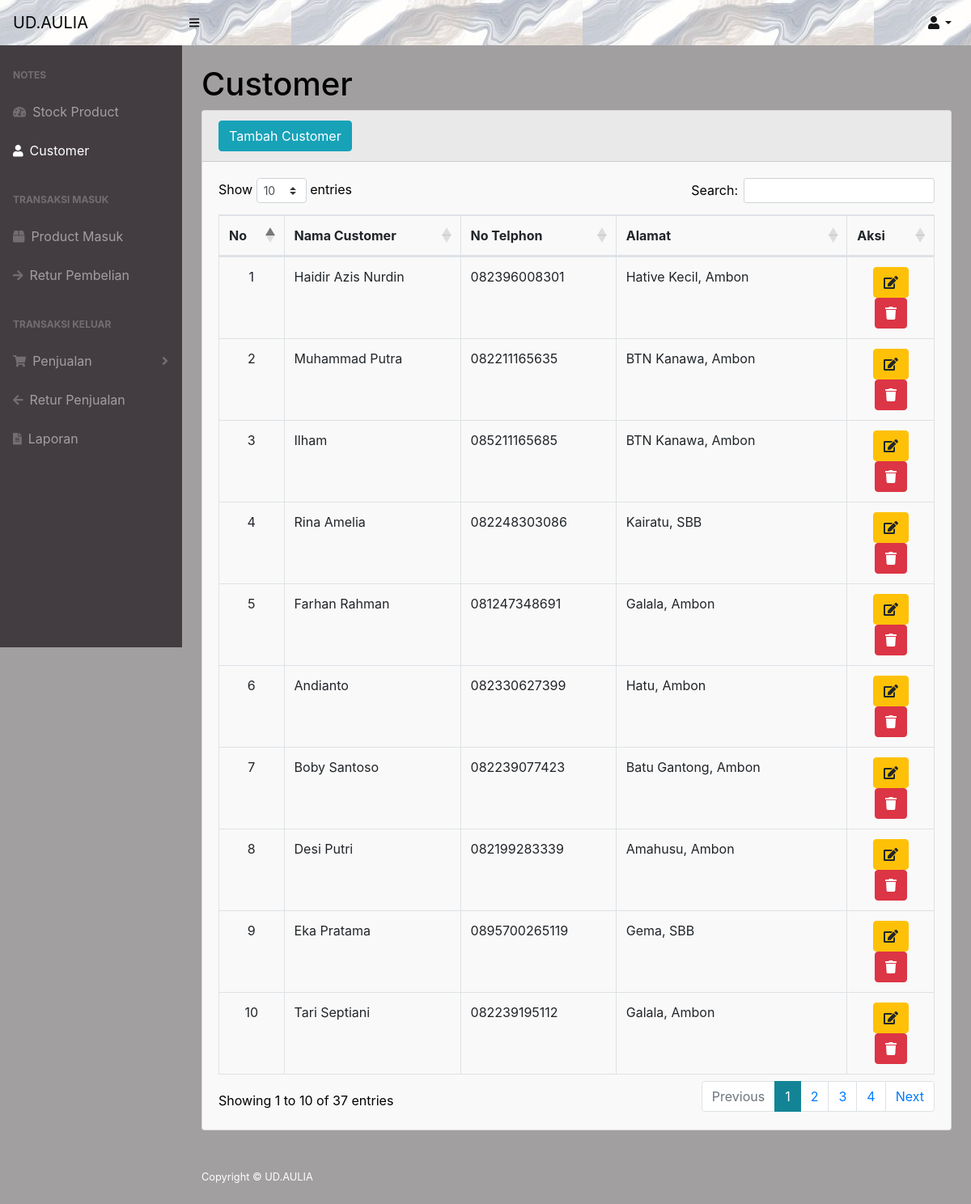
Page /customer.php (signed in) on the committed database.
### tables this page shows
CREATE TABLE `customer` (
  `idcustomer` int(11) NOT NULL,
  `namacustomer` varchar(50) NOT NULL,
  `notelphon` varchar(20) NOT NULL,
  `alamat` varchar(25) NOT NULL,
  `status_customer` tinyint(1) DEFAULT 1
);

### customer.php (the view, shortened to what this page needs)
<?php
require 'functionmasuk.php';
?>
<!DOCTYPE html>
<html lang="en">
<head>
    <link href="css/styles.css" rel="stylesheet" />
    <link href="https://cdn.datatables.net/1.10.20/css/dataTables.bootstrap4.min.css" rel="stylesheet" />
</head>
<body class="sb-nav-fixed">
    <nav class="sb-topnav navbar navbar-expand navbar-dark bg-dark">
        <a class="navbar-brand" href="index.php">UD.AULIA</a>
        <button class="btn btn-link btn-sm order-1 order-lg-0" id="sidebarToggle" href="#"><i class="fas fa-bars"></i></button>
        <ul class="navbar-nav ml-auto ml-md-6">
            <li class="nav-item dropdown">
                <a class="nav-link dropdown-toggle" id="userDropdown" href="#" role="button" data-toggle="dropdown" aria-haspopup="true" aria-expanded="false"><i class="fas fa-user fa-fw"></i></a>
            </li>
        </ul>
    </nav>
    <div id="layoutSidenav">
        <div id="layoutSidenav_nav">
            <nav class="sb-sidenav accordion sb-sidenav-dark" id="sidenavAccordion">
                <div class="sb-sidenav-menu">
                    <div class="nav">
                        <div class="sb-sidenav-menu-heading">Notes</div>
                        <a class="nav-link" href="index.php">
                            <div class="sb-nav-link-icon"><i class="fas fa-tachometer-alt"></i></div>
                            Stock Product
                        </a>
                        <a class="nav-link" href="customer.php">
                            <div class="sb-nav-link-icon"><i class="fas fa-user"></i></div>
                            Customer
                        </a>
                        <div class="sb-sidenav-menu-heading">Transaksi Masuk</div>
                        <a class="nav-link" href="masuk.php">
                            <div class="sb-nav-link-icon"><i class="fas fa-box"></i></div>
                            Product Masuk
                        </a>
                        <a class="nav-link" href="returkembali.php">
                            <div class="sb-nav-link-icon"><i class="fas fa-arrow-right"></i></div>
                            Retur Pembelian
                        </a>
                        <div class="sb-sidenav-menu-heading">Transaksi Keluar</div>
                        <a class="nav-link collapsed" href="#" data-toggle="collapse" data-target="#collapseLayouts" aria-expanded="false" aria-controls="collapseLayouts">
                            <div class="sb-nav-link-icon"><i class="fas fa-shopping-cart"></i></div>
                            Penjualan
                            <div class="sb-sidenav-collapse-arrow"><i class="fas fa-angle-down"></i></div>
                        </a>
                        <a class="nav-link" href="returjual.php">
                            <div class="sb-nav-link-icon"><i class="fas fa-arrow-left"></i></div>
                            Retur Penjualan
                        </a>
                        <a class="nav-link" href="laporan.php">
                            <div class="sb-nav-link-icon"><i class="fas fa-file-alt"></i></div>
                            Laporan
                        </a>
                    </div>
                </div>
            </nav>
        </div>
        <div id="layoutSidenav_content">
            <main>
                <div class="container-fluid">
                    <h1 class="mt-4">Customer</h1>
                    <div class="card mb-4">
                        <div class="card-header">
                            <button type="button" class="btn btn-info" data-toggle="modal" data-target="#myModal">
                                Tambah Customer
                            </button>
                        </div>
                        <div class="card-body">
                            <div class="table-responsive">
                                <table class="table table-bordered" id="dataTable" width="100%" cellspacing="0">
                                    <thead>
                                        <tr>
                                            <th>No</th>
                                            <th>Nama Customer</th>
                                            <th>No Telphon</th>
                                            <th>Alamat</th>
                                            <th>Aksi</th>
                                        </tr>
                                    </thead>
                                    <tbody>
                                        <?php
                                        $ambildatacustomer = mysqli_query($conn, "SELECT * FROM customer WHERE status_customer = 1");
                                        $i = 1;
                                        while ($data = mysqli_fetch_array($ambildatacustomer)) {
                                            $namacustomer = $data['namacustomer'];
                                            $alamat = $data['alamat'];
                                            $not = $data['notelphon'];
                                            $idc = $data['idcustomer'];
                                        ?>
                                            <tr>
                                                <td align="center"><?= $i++; ?></td>
                                                <td><?= $namacustomer; ?></td>
                                                <td><?= $not; ?></td>
                                                <td><?= $alamat; ?></td>
                                                <td align="center">
                                                    <button type="button" class="btn btn-warning" data-toggle="modal" data-target="#edit<?= $idc; ?>">
                                                        <i class="fas fa-edit"></i>
                                                    </button>
                                                    <button type="button" class="btn btn-danger" data-toggle="modal" data-target="#delete<?= $idc; ?>">
                                                        <i class="fas fa-trash"></i>
                                                    </button>
                                                </td>
                                            </tr>
                                        <?php
                                        };
                                        ?>
                                    </tbody>
                                </table>
                            </div>
                        </div>
                    </div>
            </main>
            <footer class="py-4 bg-light mt-auto">
                <div class="container-fluid">
                    <div class="d-flex align-items-center justify-content-between small">
                        <div class="text-muted">Copyright &copy; UD.AULIA</div>
                    </div>
                </div>
            </footer>
        </div>
    </div>
</body>
</html>

### customer.php (style rules this page uses)
th { text-align: center; }

### rows in the picture
customer: namacustomer "Haidir Azis Nurdin", notelphon "082396008301", alamat "Hative Kecil, Ambon"
customer: namacustomer "Muhammad Putra", notelphon "082211165635", alamat "BTN Kanawa, Ambon"
customer: namacustomer "Ilham", notelphon "085211165685", alamat "BTN Kanawa, Ambon"
customer: namacustomer "Rina Amelia", notelphon "082248303086", alamat "Kairatu, SBB"
customer: namacustomer "Farhan Rahman", notelphon "081247348691", alamat "Galala, Ambon"
customer: namacustomer "Andianto", notelphon "082330627399", alamat "Hatu, Ambon"
customer: namacustomer "Boby Santoso", notelphon "082239077423", alamat "Batu Gantong, Ambon"
customer: namacustomer "Desi Putri", notelphon "082199283339", alamat "Amahusu, Ambon"
customer: namacustomer "Eka Pratama", notelphon "0895700265119", alamat "Gema, SBB"
customer: namacustomer "Tari Septiani", notelphon "082239195112", alamat "Galala, Ambon"
